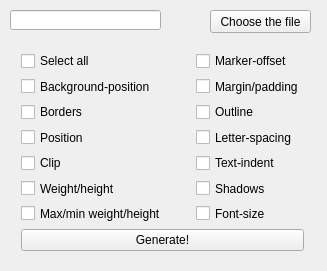
<?xml version="1.0" encoding="UTF-8"?>
<ui version="4.0">
 <class>Widget</class>
 <widget class="QWidget" name="Widget">
  <property name="geometry">
   <rect>
    <x>0</x>
    <y>0</y>
    <width>327</width>
    <height>271</height>
   </rect>
  </property>
  <property name="windowTitle">
   <string>Pxtorem</string>
  </property>
  <widget class="QLineEdit" name="fileName">
   <property name="geometry">
    <rect>
     <x>10</x>
     <y>10</y>
     <width>151</width>
     <height>20</height>
    </rect>
   </property>
  </widget>
  <widget class="QPushButton" name="chooseFileButton">
   <property name="geometry">
    <rect>
     <x>210</x>
     <y>10</y>
     <width>101</width>
     <height>23</height>
    </rect>
   </property>
   <property name="text">
    <string>Choose the file</string>
   </property>
  </widget>
  <widget class="QWidget" name="layoutWidget">
   <property name="geometry">
    <rect>
     <x>10</x>
     <y>40</y>
     <width>305</width>
     <height>222</height>
    </rect>
   </property>
   <layout class="QVBoxLayout" name="verticalLayout">
    <item>
     <layout class="QGridLayout" name="gridLayout">
      <item row="6" column="2">
       <widget class="QCheckBox" name="font">
        <property name="text">
         <string>Font-size</string>
        </property>
       </widget>
      </item>
      <item row="5" column="0">
       <widget class="QCheckBox" name="wh">
        <property name="text">
         <string>Weight/height</string>
        </property>
       </widget>
      </item>
      <item row="6" column="0">
       <widget class="QCheckBox" name="mwh">
        <property name="text">
         <string>Max/min weight/height</string>
        </property>
       </widget>
      </item>
      <item row="3" column="0">
       <widget class="QCheckBox" name="position">
        <property name="text">
         <string>Position</string>
        </property>
       </widget>
      </item>
      <item row="2" column="0">
       <widget class="QCheckBox" name="borders">
        <property name="text">
         <string>Borders</string>
        </property>
       </widget>
      </item>
      <item row="2" column="2">
       <widget class="QCheckBox" name="outline">
        <property name="text">
         <string>Outline</string>
        </property>
       </widget>
      </item>
      <item row="4" column="0">
       <widget class="QCheckBox" name="clip">
        <property name="text">
         <string>Clip</string>
        </property>
       </widget>
      </item>
      <item row="3" column="2">
       <widget class="QCheckBox" name="letter">
        <property name="text">
         <string>Letter-spacing</string>
        </property>
       </widget>
      </item>
      <item row="1" column="2">
       <widget class="QCheckBox" name="margin">
        <property name="text">
         <string>Margin/padding</string>
        </property>
       </widget>
      </item>
      <item row="1" column="0">
       <widget class="QCheckBox" name="backgroundPosition">
        <property name="text">
         <string>Background-position</string>
        </property>
       </widget>
      </item>
      <item row="0" column="0">
       <widget class="QCheckBox" name="selectAll">
        <property name="text">
         <string>Select all</string>
        </property>
       </widget>
      </item>
      <item row="4" column="2">
       <widget class="QCheckBox" name="indent">
        <property name="text">
         <string>Text-indent</string>
        </property>
       </widget>
      </item>
      <item row="5" column="2">
       <widget class="QCheckBox" name="shadows">
        <property name="text">
         <string>Shadows</string>
        </property>
       </widget>
      </item>
      <item row="0" column="2">
       <widget class="QCheckBox" name="marker">
        <property name="text">
         <string>Marker-offset</string>
        </property>
       </widget>
      </item>
      <item row="0" column="1">
       <spacer name="horizontalSpacer">
        <property name="orientation">
         <enum>Qt::Horizontal</enum>
        </property>
        <property name="sizeHint" stdset="0">
         <size>
          <width>40</width>
          <height>20</height>
         </size>
        </property>
       </spacer>
      </item>
     </layout>
    </item>
    <item>
     <widget class="QPushButton" name="generateButton">
      <property name="text">
       <string>Generate!</string>
      </property>
     </widget>
    </item>
   </layout>
  </widget>
 </widget>
 <layoutdefault spacing="6" margin="11"/>
 <resources/>
 <connections/>
</ui>
